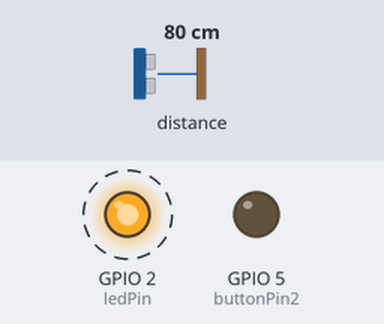
This sketch was run on a simulated ESP8266 (NodeMCU). On the bench: output pins drawn as LEDs (lit = HIGH). Wiring (inferred from the names in the program): ultrasonic range finder: trigger GPIO 4; echo GPIO 0. Dashed ring = blinking. Inputs (shaded band) come from the test bench; at power-on: distance to the obstacle 80 cm. The echo pulse lasts 58.3 µs per cm; WiFi joins after 1.5 s; servers stay silent unless stated; pins used as bus, display or sensor lines are not drawn; what the sketch prints to the serial monitor is not drawn.

Above: at 2.9 s.
3.0 s: distance to the obstacle set to 63 cm
6.5 s: distance to the obstacle set to 57 cm
At 11.0 s:
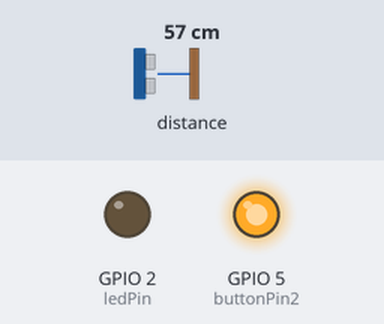
12.1 s: distance to the obstacle set to 120 cm
At 12.5 s:
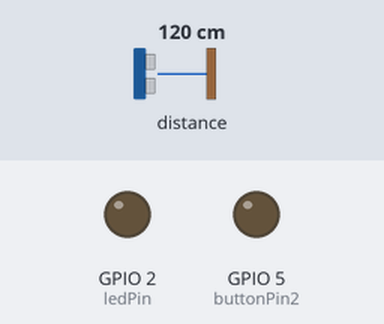
18.5 s: distance to the obstacle set to 2 cm
At 21.0 s:
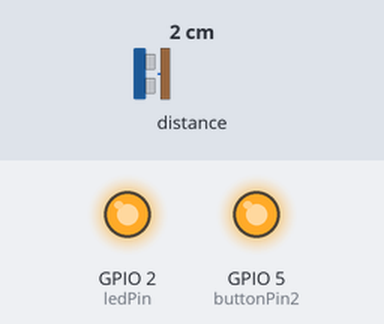
Timing chart, 0 to 23.0 s (numbered marks = the images above; inputs shaded):
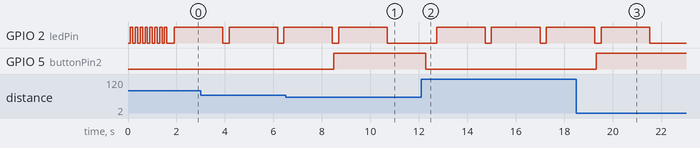

Measured:
- the behaviour switches between 61 and 60 cm on distance to the obstacle (found by bisection; images 0 and 1)
- after the input at 6.5 s, GPIO 2 (ledPin): goes on until 10.7 s, then stays LOW; GPIO 5 (buttonPin2): LOW → HIGH after 2.0 s
- after the input at 12.1 s, GPIO 2 (ledPin): alternates HIGH for 2.0 s and LOW for 0.26 s, starting after 0.63 s; GPIO 5 (buttonPin2): HIGH → LOW after 0.18 s
- after the input at 18.5 s, GPIO 2 (ledPin): goes on until 21.5 s, then stays LOW; GPIO 5 (buttonPin2): LOW → HIGH after 0.82 s
- by itself, GPIO 2 (ledPin): alternates HIGH for 2.0 s and LOW for 0.25 s

The sketch:

Fa2.ino
```cpp
#include <ESP8266WiFi.h>

int buttonPin1 = 4; // button pin 1
int buttonPin2 = 5; // button pin 2
int ledPin = 2; // LED pin
int trigPin = 4; // ESP8266 pin 4 (GPIO 4)
int echoPin = 0; // ESP8266 pin 0 (GPIO 0)
int buzzerPin = 5; // ESP8266 pin 5 (GPIO 5)
int buttonState = 1;
int x = 1;
const char* ssid = "Galaxy F14";
const char* password = "14111411";
const char* host = "maker.ifttt.com";
const char* privateKey = "l3gSai7MTlRiBwx1I6T1v-Hoy6hENL2Tbwa45moAW96"; // replace with your IFTTT private key
const char* eventName1 = "Alert"; // replace with your first IFTTT event name
const char* eventName2 = "Alert"; // replace with your second IFTTT event name

void setup() {
  pinMode(buttonPin1, INPUT_PULLUP);
  pinMode(buttonPin2, INPUT_PULLUP);
  pinMode(ledPin, OUTPUT); // assuming the built-in LED is used
  pinMode(trigPin, OUTPUT);
  pinMode(echoPin, INPUT) ;
  pinMode(buzzerPin, OUTPUT);
  Serial.begin(115200);

  Serial.println("Email from Node Mcu");
  delay(100);

  Serial.print("connecting to ");
  Serial.println(ssid);

  WiFi.begin(ssid, password);

  while (WiFi.status() != WL_CONNECTED) {
    digitalWrite(ledPin, HIGH);
    delay(100);
    Serial.print(".");
    digitalWrite(ledPin, LOW);
    delay(100);
  }
  Serial.println("");
  Serial.println("IP address: ");
  Serial.println(WiFi.localIP());
}

void loop() {
  int buttonState1 = digitalRead(buttonPin1);
  int buttonState2 = digitalRead(buttonPin2);

  int duration, distance;
  digitalWrite(trigPin, LOW);
  delayMicroseconds(2);
  digitalWrite(trigPin, HIGH);
  delayMicroseconds(10);
  digitalWrite(trigPin, LOW);
  duration = pulseIn(echoPin, HIGH);
  distance = duration * 0.034 / 2;
  Serial.print("Distance: ");
  Serial.print(distance);
  Serial.println(" cm");
  if (distance < 60) {
    digitalWrite(buzzerPin, HIGH);
  } else {
    digitalWrite(buzzerPin, LOW);
  }

  WiFiClient client;
  const int httpPort = 80;
  if (!client.connect(host, httpPort)) {
    Serial.println("connection failed");
    digitalWrite(ledPin, LOW);
    delay(100);
    digitalWrite(ledPin, HIGH);
    delay(100);
    return;
  }

  if (buttonState1 == 0 && buttonState2 == 0) {
    // Trigger the first event
    String url1 = "/trigger/" + String(eventName1) + "/with/key/" + String(privateKey);
    digitalWrite(ledPin, HIGH);
    Serial.print("Requesting URL for event 1: ");
    Serial.println(url1);

    client.print(String("GET ") + url1 + " HTTP/1.1\r\n" +
                 "Host: " + host + "\r\n" +
                 "Connection: close\r\n\r\n");

    delay(1000);

    // Trigger the second event
    String url2 = "/trigger/" + String(eventName2) + "/with/key/" + String(privateKey);
    Serial.print("Requesting URL for event 2: ");
    Serial.println(url2);

    client.print(String("GET ") + url2 + " HTTP/1.1\r\n" +
                 "Host: " + host + "\r\n" +
                 "Connection: close\r\n\r\n");

    delay(1000);
    digitalWrite(ledPin, LOW);
  }
  delay(50);
}
```
